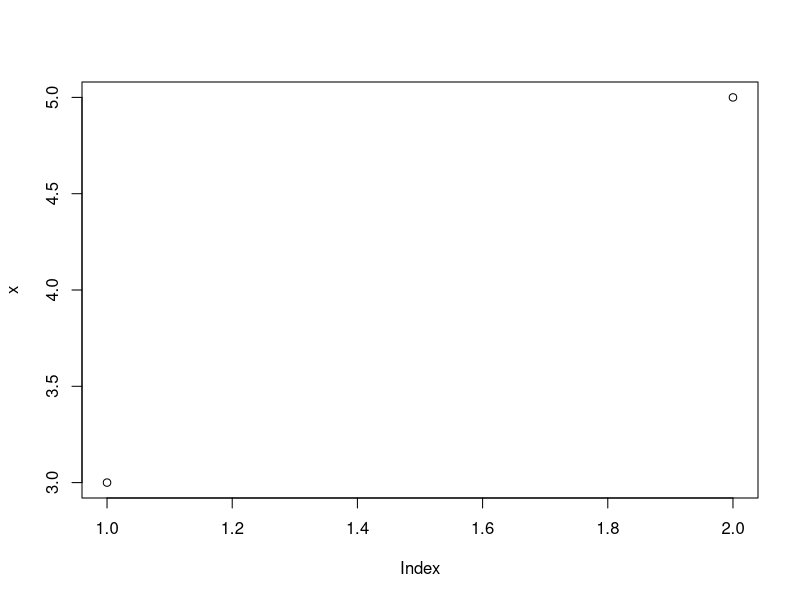

Recreate this plot in R. (Note: this script raises an error after producing the figure.)
#We recommend that you use file/ open script and select this file
#Select code in the script window and press ' ctrl r ' to run the code

#You can also copy text from this file and paste it in R Console
#Or use the command source("W1F5_Objects.r") to run the whole content at once

x <- 3
x <- NULL
x <- c(x,3) #concatenate the item 3 to x
x         #running the code x will return the content of x
x <- c(x,5)
x
a <- c(1,2,3,4,5.5) # numeric vector
b <- c("john","david","kumar","jane","mariam") # character vector
c <- c(TRUE,TRUE,FALSE, T, F) #logical vector
c
c[3]
c[c==T]
a[a>1 & a<4]
which(a>1 & a<4)

#Some ways of creating a sequence
seq(2, 100, 4)
2:6
paste("A", 1:6, sep= "")
rep(b, 5)
rep(letters[1:5], 3)

sample(LETTERS, 5, replace=TRUE)  #the function sample can sample with or without replacement
sample(LETTERS, 5, replace=T)
sample(LETTERS, 5, replace=T) #notice how sample generates a new sequence each time

set.seed(200)  # sometimes it is useful to create random, but reproducible numbers
sample(LETTERS, 5, replace=T)
set.seed(200) 
sample(LETTERS, 5, replace=T)

dice  <- sample(1:6, 50, replace=T)

#explore objects
typeof(dice)
dice[0]
str(dice)
is.vector(dice)
head(dice)
tail(dice)
length(dice)
max(dice)
min(dice)
summary(dice)
dice[5] <- 55
plot(x)
which(x>6)

# R has a matrix object
M <- dice
is.vector(M)
dim(M)<- c(10,5)  # rows, columns
?dim()
is.vector(M)
str(M)
M
fix(M) #the command fix() works in windows

#you can perform matrix operations
TM <- t(M)
TM
"some text" -> M[1,1]
M
# everything has to be the same type, the common possible type for integers and string would be string

#a list can hold a collection of different objects
MyList <- list(M, a, dice)
MyList
MyList[[1]][2,]

# data.frame 
#one row one observation, one column one variable
MyDataFrame <- data.frame(a, b, c)
MyDataFrame
str(MyDataFrame)
MyDataFrame$a
MyDataFrame[1,]

#calculating circle area radius 5
5^2 * pi
radius <- 5
radius^2 *pi

CircleArea <- function(radius) {
radius*radius*pi
}

CircleArea(5)
a
CircleArea(a)

plot(a, CircleArea(a))
#explore the function by typing
CircleArea
